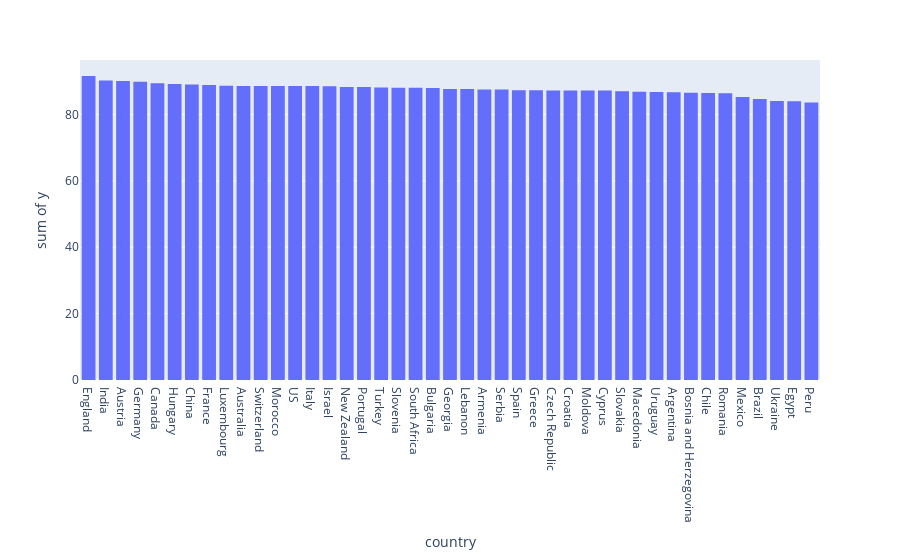

Write notebook code for a chart like this one.
### Code cell
### Distribution Plot of the avg scores per country
scorexcountry = wines.groupby('country')['points'].mean().sort_values(ascending=False)
fig2 = px.histogram(scorexcountry, x=scorexcountry.index, y=scorexcountry.values,nbins=50)
fig2.show()

### Figure 1 — Plotly figure (JSON) as saved in the notebook; plotly's stock layout.template omitted (floating-point values rounded to 4 significant figures)
{"data": [{"alignmentgroup": "True", "bingroup": "x", "histfunc": "sum", "hovertemplate": "country=%{x}<br>sum of y=%{y}<extra></extra>", "legendgroup": "", "marker": {"color": "#636efa", "pattern": {"shape": ""}}, "name": "", "nbinsx": 50, "offsetgroup": "", "orientation": "v", "showlegend": false, "type": "histogram", "x": ["England", "India", "Austria", "Germany", "Canada", "Hungary", "China", "France", "Luxembourg", "Australia", "Switzerland", "Morocco", "US", "Italy", "Israel", "New Zealand", "Portugal", "Turkey", "Slovenia", "South Africa", "Bulgaria", "Georgia", "Lebanon", "Armenia", "Serbia", "Spain", "Greece", "Czech Republic", "Croatia", "Moldova", "Cyprus", "Slovakia", "Macedonia", "Uruguay", "Argentina", "Bosnia and Herzegovina", "Chile", "Romania", "Mexico", "Brazil", "Ukraine", "Egypt", "Peru"], "xaxis": "x", "y": [91.58, 90.22, 90.1, 89.85, 89.37, 89.19, 89, 88.84, 88.67, 88.58, 88.57, 88.57, 88.56, 88.56, 88.47, 88.3, 88.25, 88.09, 88.07, 88.06, 87.94, 87.69, 87.69, 87.5, 87.5, 87.29, 87.28, 87.25, 87.22, 87.2, 87.18, 87, 86.83, 86.75, 86.71, 86.5, 86.49, 86.4, 85.26, 84.67, 84.07, 84, 83.56], "yaxis": "y"}], "layout": {"barmode": "relative", "legend": {"tracegroupgap": 0}, "margin": {"t": 60}, "xaxis": {"anchor": "y", "domain": [0, 1], "title": {"text": "country"}}, "yaxis": {"anchor": "x", "domain": [0, 1], "title": {"text": "sum of y"}}}}
